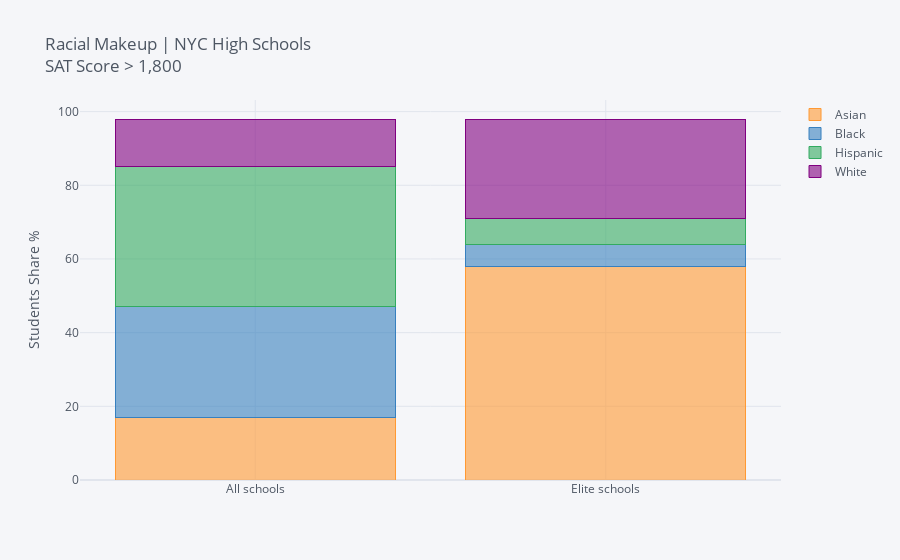

The notebook cell saved with this chart:
### Markdown cell above
Many of the schools above appear to be specialized science and technology schools that receive extra funding and only admit students who pass an entrance exam. This doesn't explain the low `hispanic_per`, but it does explain why their students tend to do better on the SAT - they are students from all over New York City who did well on a standardized test. 

Let's look at the racial makeup of all the elite schools(avg.`sat_score` > 1800), compared to all schools.

### Code cell
import plotly as py  # interactive plotting
import plotly.graph_objs as go
import cufflinks as cf  # interactive plotting made easy (pandas style)

# Using plotly + cufflinks in offline mode
from plotly.offline import iplot, init_notebook_mode
cf.go_offline(connected=True)
init_notebook_mode(connected=True)
list_race = ['asian_num', 'black_num', 'hispanic_num', 'white_num']
top_sat = combined['sat_score'] > 1800

race_dist = pd.DataFrame(data = [combined.loc[:, list_race].sum() / combined.loc[:, list_race].sum().sum(),
                                 combined.loc[top_sat, list_race].sum() / combined.loc[top_sat, list_race].sum().sum()],
                         index = ['All schools', 'Elite schools']) * 100
race_dist.columns = ['Asian', 'Black', 'Hispanic', 'White']
race_dist.astype(int).iplot(kind = 'bar', barmode = 'stack', yTitle = 'Students Share %',
                            title = 'Racial Makeup | NYC High Schools <br>SAT Score > 1,800'
                            )

### Figure 1 — Plotly figure (JSON) as saved in the notebook; plotly's stock layout.template omitted (floating-point values rounded to 4 significant figures)
{"data": [{"marker": {"color": "rgba(255, 153, 51, 0.6)", "line": {"color": "rgba(255, 153, 51, 1.0)", "width": 1}}, "name": "Asian", "orientation": "v", "text": "", "type": "bar", "x": ["All schools", "Elite schools"], "y": [17, 58]}, {"marker": {"color": "rgba(55, 128, 191, 0.6)", "line": {"color": "rgba(55, 128, 191, 1.0)", "width": 1}}, "name": "Black", "orientation": "v", "text": "", "type": "bar", "x": ["All schools", "Elite schools"], "y": [30, 6]}, {"marker": {"color": "rgba(50, 171, 96, 0.6)", "line": {"color": "rgba(50, 171, 96, 1.0)", "width": 1}}, "name": "Hispanic", "orientation": "v", "text": "", "type": "bar", "x": ["All schools", "Elite schools"], "y": [38, 7]}, {"marker": {"color": "rgba(128, 0, 128, 0.6)", "line": {"color": "rgba(128, 0, 128, 1.0)", "width": 1}}, "name": "White", "orientation": "v", "text": "", "type": "bar", "x": ["All schools", "Elite schools"], "y": [13, 27]}], "layout": {"barmode": "stack", "legend": {"bgcolor": "#F5F6F9", "font": {"color": "#4D5663"}, "traceorder": "normal"}, "paper_bgcolor": "#F5F6F9", "plot_bgcolor": "#F5F6F9", "title": {"font": {"color": "#4D5663"}, "text": "Racial Makeup | NYC High Schools <br>SAT Score > 1,800"}, "xaxis": {"gridcolor": "#E1E5ED", "showgrid": true, "tickfont": {"color": "#4D5663"}, "title": {"font": {"color": "#4D5663"}, "text": ""}, "zerolinecolor": "#E1E5ED"}, "yaxis": {"gridcolor": "#E1E5ED", "showgrid": true, "tickfont": {"color": "#4D5663"}, "title": {"font": {"color": "#4D5663"}, "text": "Students Share %"}, "zerolinecolor": "#E1E5ED"}}}
